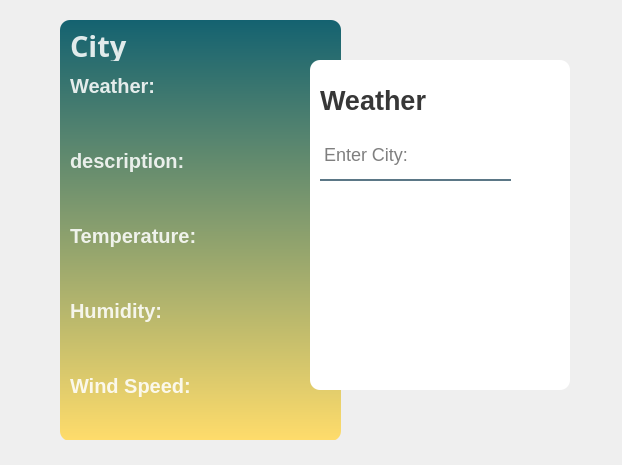
<?xml version="1.0" encoding="UTF-8"?>
<ui version="4.0">
 <class>Form</class>
 <widget class="QWidget" name="Form">
  <property name="geometry">
   <rect>
    <x>0</x>
    <y>0</y>
    <width>622</width>
    <height>465</height>
   </rect>
  </property>
  <property name="windowTitle">
   <string>Form</string>
  </property>
  <widget class="QWidget" name="widget" native="true">
   <property name="geometry">
    <rect>
     <x>20</x>
     <y>20</y>
     <width>590</width>
     <height>420</height>
    </rect>
   </property>
   <property name="styleSheet">
    <string notr="true">QPushButton#pushButton{
	background-color:rgba(85, 98, 112, 255);
	color:rgba(255, 255, 255, 200);
	border-radius:5px;
}
QPushButton#pushButton:pressed{
	padding-left:5px;
	padding-top:5px;
	background-color:rgba(255, 107, 107, 255);
	background-position:calc(100% - 10px)center;
}
QPushButton#pushButton:hover{
	background-color:rgba(255, 107, 107, 255);
}</string>
   </property>
   <widget class="QLabel" name="label">
    <property name="geometry">
     <rect>
      <x>290</x>
      <y>40</y>
      <width>260</width>
      <height>330</height>
     </rect>
    </property>
    <property name="styleSheet">
     <string notr="true">background-color:rgba(255, 255, 255, 255);
border-radius:10px;</string>
    </property>
    <property name="text">
     <string/>
    </property>
   </widget>
   <widget class="QLabel" name="label_3">
    <property name="geometry">
     <rect>
      <x>300</x>
      <y>60</y>
      <width>151</width>
      <height>41</height>
     </rect>
    </property>
    <property name="font">
     <font>
      <pointsize>20</pointsize>
      <weight>75</weight>
      <bold>true</bold>
     </font>
    </property>
    <property name="styleSheet">
     <string notr="true">color:rgba(0, 0, 0, 200);</string>
    </property>
    <property name="text">
     <string>Weather</string>
    </property>
   </widget>
   <widget class="QPushButton" name="btn_search">
    <property name="geometry">
     <rect>
      <x>490</x>
      <y>120</y>
      <width>51</width>
      <height>51</height>
     </rect>
    </property>
    <property name="font">
     <font>
      <weight>75</weight>
      <bold>true</bold>
     </font>
    </property>
    <property name="styleSheet">
     <string notr="true">QPushButton {
    background-color: transparent; /* پس‌زمینه شفاف */
    color: rgb(255, 255, 255); /* رنگ متن سفید */
    padding: 5px; /* فضای داخلی */
    margin: 5px; /* فاصله بین دکمه‌ها */
    border: none; /* بدون حاشیه */
    border-radius: 10px; /* گوشه‌های گرد */
}

QPushButton:hover {
    background-color: rgba(46, 82, 101, 150); /* پس‌زمینه در حالت هاور */
}

QPushButton:pressed {
    background-color: rgba(46, 82, 101, 200); /* پس‌زمینه در حالت فشردن */
}

QPushButton:disabled {
    color: rgba(255, 255, 255, 150); /* رنگ متن در حالت غیرفعال */
}
</string>
    </property>
    <property name="text">
     <string/>
    </property>
    <property name="icon">
     <iconset>
      <normaloff>icon/search_g.svg</normaloff>icon/search_g.svg</iconset>
    </property>
    <property name="iconSize">
     <size>
      <width>35</width>
      <height>35</height>
     </size>
    </property>
   </widget>
   <widget class="QLabel" name="label_picb">
    <property name="geometry">
     <rect>
      <x>40</x>
      <y>0</y>
      <width>281</width>
      <height>421</height>
     </rect>
    </property>
    <property name="styleSheet">
     <string notr="true">background-color: qlineargradient(spread:pad, x1:0, y1:0, x2:0, y2:1, stop:0 rgba(20, 98, 112, 255), stop:1 rgba(255, 220, 107, 255));
border-radius:10px;</string>
    </property>
    <property name="text">
     <string/>
    </property>
    <property name="scaledContents">
     <bool>true</bool>
    </property>
   </widget>
   <widget class="QLabel" name="label_city">
    <property name="geometry">
     <rect>
      <x>50</x>
      <y>10</y>
      <width>231</width>
      <height>31</height>
     </rect>
    </property>
    <property name="font">
     <font>
      <family>Ubuntu Mono</family>
      <pointsize>22</pointsize>
      <weight>75</weight>
      <bold>true</bold>
     </font>
    </property>
    <property name="styleSheet">
     <string notr="true">color:rgba(255, 255, 255, 220);</string>
    </property>
    <property name="text">
     <string>City</string>
    </property>
   </widget>
   <widget class="QLabel" name="label_weather">
    <property name="geometry">
     <rect>
      <x>50</x>
      <y>80</y>
      <width>231</width>
      <height>31</height>
     </rect>
    </property>
    <property name="font">
     <font>
      <pointsize>15</pointsize>
      <weight>75</weight>
      <bold>true</bold>
     </font>
    </property>
    <property name="styleSheet">
     <string notr="true">color:rgba(255, 255, 255, 220);</string>
    </property>
    <property name="text">
     <string/>
    </property>
   </widget>
   <widget class="QLabel" name="label_description">
    <property name="geometry">
     <rect>
      <x>50</x>
      <y>150</y>
      <width>231</width>
      <height>41</height>
     </rect>
    </property>
    <property name="font">
     <font>
      <pointsize>15</pointsize>
      <weight>75</weight>
      <bold>true</bold>
     </font>
    </property>
    <property name="styleSheet">
     <string notr="true">color:rgba(255, 255, 255, 220);</string>
    </property>
    <property name="text">
     <string/>
    </property>
   </widget>
   <widget class="QLabel" name="label_temperature">
    <property name="geometry">
     <rect>
      <x>50</x>
      <y>230</y>
      <width>231</width>
      <height>31</height>
     </rect>
    </property>
    <property name="font">
     <font>
      <pointsize>15</pointsize>
      <weight>75</weight>
      <bold>true</bold>
     </font>
    </property>
    <property name="styleSheet">
     <string notr="true">color:rgba(255, 255, 255, 220);</string>
    </property>
    <property name="text">
     <string/>
    </property>
   </widget>
   <widget class="QLabel" name="label_humidity">
    <property name="geometry">
     <rect>
      <x>50</x>
      <y>300</y>
      <width>231</width>
      <height>41</height>
     </rect>
    </property>
    <property name="font">
     <font>
      <pointsize>16</pointsize>
      <weight>75</weight>
      <bold>true</bold>
     </font>
    </property>
    <property name="styleSheet">
     <string notr="true">color:rgba(255, 255, 255, 220);</string>
    </property>
    <property name="text">
     <string/>
    </property>
   </widget>
   <widget class="QLabel" name="label_wind">
    <property name="geometry">
     <rect>
      <x>50</x>
      <y>370</y>
      <width>231</width>
      <height>41</height>
     </rect>
    </property>
    <property name="font">
     <font>
      <pointsize>16</pointsize>
      <weight>75</weight>
      <bold>true</bold>
     </font>
    </property>
    <property name="styleSheet">
     <string notr="true">color:rgba(255, 255, 255, 220);</string>
    </property>
    <property name="text">
     <string/>
    </property>
   </widget>
   <widget class="QLineEdit" name="text_get">
    <property name="geometry">
     <rect>
      <x>300</x>
      <y>120</y>
      <width>191</width>
      <height>41</height>
     </rect>
    </property>
    <property name="font">
     <font>
      <pointsize>-1</pointsize>
     </font>
    </property>
    <property name="styleSheet">
     <string notr="true">background-color: rgba(0, 0, 0, 0);
border: 2px solid rgba(0, 0, 0, 0);
border-bottom-color: rgba(46, 82, 101, 200);
color: rgb(0, 0, 0);
padding-bottom: 12px;
font-size: 18px; /* افزایش سایز نوشته به 18 پیکسل */
</string>
    </property>
    <property name="placeholderText">
     <string>Enter City:</string>
    </property>
   </widget>
   <widget class="QLabel" name="label_pic">
    <property name="geometry">
     <rect>
      <x>360</x>
      <y>230</y>
      <width>121</width>
      <height>111</height>
     </rect>
    </property>
    <property name="text">
     <string/>
    </property>
    <property name="pixmap">
     <pixmap>../../project/min-pic/Mist.jpg</pixmap>
    </property>
    <property name="scaledContents">
     <bool>true</bool>
    </property>
   </widget>
   <widget class="QLabel" name="label_7">
    <property name="geometry">
     <rect>
      <x>50</x>
      <y>50</y>
      <width>231</width>
      <height>31</height>
     </rect>
    </property>
    <property name="font">
     <font>
      <pointsize>15</pointsize>
      <weight>75</weight>
      <bold>true</bold>
     </font>
    </property>
    <property name="styleSheet">
     <string notr="true">color:rgba(255, 255, 255, 220);</string>
    </property>
    <property name="text">
     <string>Weather:</string>
    </property>
   </widget>
   <widget class="QLabel" name="label_8">
    <property name="geometry">
     <rect>
      <x>50</x>
      <y>120</y>
      <width>231</width>
      <height>41</height>
     </rect>
    </property>
    <property name="font">
     <font>
      <pointsize>15</pointsize>
      <weight>75</weight>
      <bold>true</bold>
     </font>
    </property>
    <property name="styleSheet">
     <string notr="true">color:rgba(255, 255, 255, 220);</string>
    </property>
    <property name="text">
     <string>description:</string>
    </property>
   </widget>
   <widget class="QLabel" name="label_9">
    <property name="geometry">
     <rect>
      <x>50</x>
      <y>200</y>
      <width>231</width>
      <height>31</height>
     </rect>
    </property>
    <property name="font">
     <font>
      <pointsize>15</pointsize>
      <weight>75</weight>
      <bold>true</bold>
     </font>
    </property>
    <property name="styleSheet">
     <string notr="true">color:rgba(255, 255, 255, 220);</string>
    </property>
    <property name="text">
     <string>Temperature:</string>
    </property>
   </widget>
   <widget class="QLabel" name="label_10">
    <property name="geometry">
     <rect>
      <x>50</x>
      <y>270</y>
      <width>231</width>
      <height>41</height>
     </rect>
    </property>
    <property name="font">
     <font>
      <pointsize>15</pointsize>
      <weight>75</weight>
      <bold>true</bold>
     </font>
    </property>
    <property name="styleSheet">
     <string notr="true">color:rgba(255, 255, 255, 220);</string>
    </property>
    <property name="text">
     <string>Humidity:</string>
    </property>
   </widget>
   <widget class="QLabel" name="label_11">
    <property name="geometry">
     <rect>
      <x>50</x>
      <y>350</y>
      <width>231</width>
      <height>31</height>
     </rect>
    </property>
    <property name="font">
     <font>
      <pointsize>15</pointsize>
      <weight>75</weight>
      <bold>true</bold>
     </font>
    </property>
    <property name="styleSheet">
     <string notr="true">color:rgba(255, 255, 255, 220);</string>
    </property>
    <property name="text">
     <string>Wind Speed:</string>
    </property>
   </widget>
   <zorder>label_picb</zorder>
   <zorder>label</zorder>
   <zorder>label_3</zorder>
   <zorder>btn_search</zorder>
   <zorder>label_city</zorder>
   <zorder>label_weather</zorder>
   <zorder>label_description</zorder>
   <zorder>label_temperature</zorder>
   <zorder>label_humidity</zorder>
   <zorder>label_wind</zorder>
   <zorder>text_get</zorder>
   <zorder>label_pic</zorder>
   <zorder>label_7</zorder>
   <zorder>label_8</zorder>
   <zorder>label_9</zorder>
   <zorder>label_10</zorder>
   <zorder>label_11</zorder>
  </widget>
  <widget class="QLabel" name="label_6">
   <property name="geometry">
    <rect>
     <x>220</x>
     <y>470</y>
     <width>231</width>
     <height>41</height>
    </rect>
   </property>
   <property name="font">
    <font>
     <pointsize>10</pointsize>
    </font>
   </property>
   <property name="styleSheet">
    <string notr="true">color:rgba(255, 255, 255, 220);</string>
   </property>
   <property name="text">
    <string>Hi,
Welcome to my youtube channel</string>
   </property>
  </widget>
 </widget>
 <resources/>
 <connections/>
</ui>
